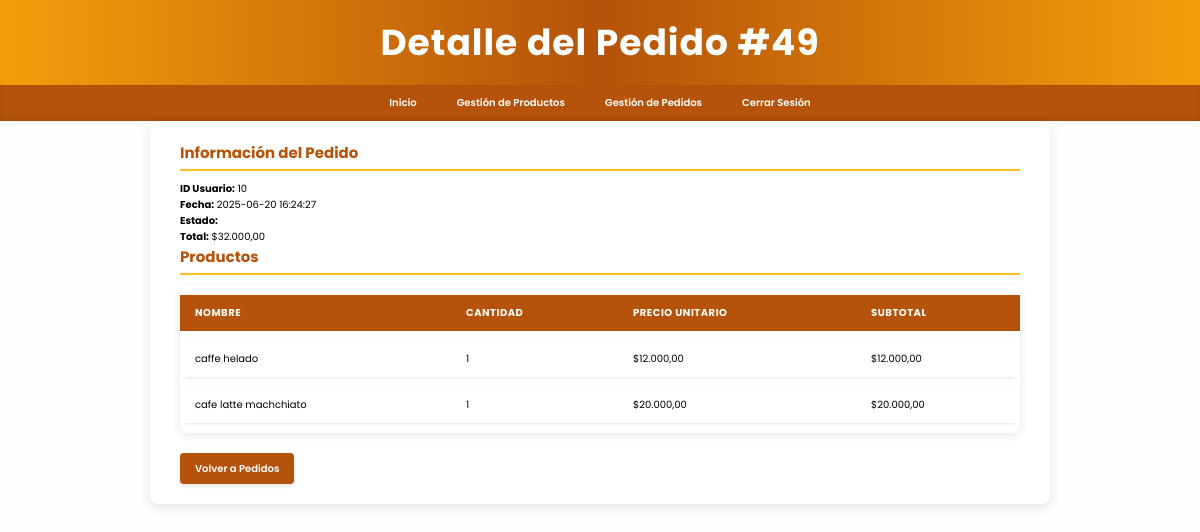
Page /admin/pedido_detalle.php?id=49 (signed in) on the committed database.
### tables this page shows
CREATE TABLE `pedidos` (
  `id` int(11) NOT NULL,
  `usuario_id` int(11) NOT NULL,
  `total` decimal(10,2) NOT NULL,
  `fecha_pedido` timestamp NOT NULL DEFAULT current_timestamp(),
  `estado` enum('pendiente','enviado','entregado') DEFAULT 'pendiente',
  `fecha` datetime DEFAULT current_timestamp()
);

CREATE TABLE `detalle_pedidos` (
  `id` int(11) NOT NULL,
  `pedido_id` int(11) NOT NULL,
  `producto_id` int(11) NOT NULL,
  `cantidad` int(11) NOT NULL,
  `precio_unitario` decimal(10,2) NOT NULL
);

CREATE TABLE `productos` (
  `id` int(11) NOT NULL,
  `nombre` varchar(100) NOT NULL,
  `descripcion` text NOT NULL,
  `precio` decimal(10,2) NOT NULL,
  `imagen` varchar(255) NOT NULL,
  `stock` int(11) NOT NULL,
  `fecha_agregado` timestamp NOT NULL DEFAULT current_timestamp(),
  `categoria_id` int(10) UNSIGNED DEFAULT NULL,
  `categoria` varchar(255) NOT NULL DEFAULT '',
  `descuento` int(11) DEFAULT 0
);

### admin/pedido_detalle.php (the view, shortened to what this page needs)
<?php
require '../conexion.php';
$id = $_GET['id'] ?? '';
$stmt = $conexion->prepare("SELECT * FROM pedidos WHERE id = ?");
$stmt->bind_param("i", $id);
$stmt->execute();
$resultado = $stmt->get_result();
$pedido = $resultado->fetch_assoc();
$stmt = $conexion->prepare("SELECT p.nombre, dp.cantidad, dp.precio_unitario FROM detalle_pedidos dp JOIN productos p ON dp.producto_id = p.id WHERE dp.pedido_id = ?");
$stmt->bind_param("i", $id);
$stmt->execute();
$resultado = $stmt->get_result();
$detalles = $resultado->fetch_all(MYSQLI_ASSOC);
?>
<!DOCTYPE html>
<html lang="es">
<head>
    <link rel="stylesheet" href="../style.css" />
</head>
<body>
    <header>
        <h1>Detalle del Pedido #<?php echo $pedido['id']; ?></h1>
    </header>
    <nav>
        <a href="index.php">Inicio</a>
        <a href="productos.php">Gestión de Productos</a>
        <a href="pedidos.php">Gestión de Pedidos</a>
        <a href="../LOGIN/logout.php">Cerrar Sesión</a>
    </nav>
    <main>
        <h2>Información del Pedido</h2>
        <p><strong>ID Usuario:</strong> <?php echo $pedido['usuario_id']; ?></p>
        <p><strong>Fecha:</strong> <?php echo isset($pedido['fecha']) ? $pedido['fecha'] : (isset($pedido['created_at']) ? $pedido['created_at'] : 'N/A'); ?></p>
        <p><strong>Estado:</strong> <?php echo htmlspecialchars($pedido['estado'], ENT_QUOTES); ?></p>
        <p><strong>Total:</strong> $<?php echo number_format($pedido['total'], 2, ',', '.'); ?></p>
        <h2>Productos</h2>
        <table>
            <thead>
                <tr>
                    <th>Nombre</th>
                    <th>Cantidad</th>
                    <th>Precio Unitario</th>
                    <th>Subtotal</th>
                </tr>
            </thead>
            <tbody>
                <?php foreach ($detalles as $detalle): ?>
                <tr>
                    <td><?php echo htmlspecialchars($detalle['nombre'], ENT_QUOTES); ?></td>
                    <td><?php echo $detalle['cantidad']; ?></td>
                    <td>$<?php echo number_format($detalle['precio_unitario'], 2, ',', '.'); ?></td>
                    <td>$<?php echo number_format($detalle['cantidad'] * $detalle['precio_unitario'], 2, ',', '.'); ?></td>
                </tr>
                <?php endforeach; ?>
            </tbody>
        </table>
        <a href="pedidos.php" class="button">Volver a Pedidos</a>
    </main>
</body>
</html>

### style.css (style rules this page uses)
:root { --primary-color: #c7a17a; --background-color: #f9f5f0; --dark-color: #151515; }
html { font-size: 62.5%; font-family: 'Poppins', sans-serif; }
* { margin: 0; padding: 0; box-sizing: border-box; }

### admin/pedido_detalle.php (style rules this page uses)
body { font-family: 'Poppins', sans-serif; background-color: #fefefe; margin: 0; padding: 0; }
header { background: linear-gradient(to right, #f59e0b, #b45309, #f59e0b); color: white; padding: 1.5rem; text-align: center; font-weight: 700; font-size: 1.8rem; letter-spacing: 1px; box-shadow: 0 2px 6px rgba(0,0,0,0.15); }
nav { background-color: #b45309; display: flex; justify-content: center; box-shadow: inset 0 -2px 4px rgba(0,0,0,0.1); }
nav a { color: white; padding: 1rem 2rem; text-decoration: none; display: block; font-weight: 600; transition: background-color 0.3s ease; }
main { padding: 2rem 3rem; max-width: 900px; margin: 0 auto; background-color: #fff; box-shadow: 0 4px 12px rgba(0,0,0,0.1); border-radius: 8px; }
h2 { color: #b45309; font-weight: 700; margin-bottom: 1rem; border-bottom: 2px solid #fbbf24; padding-bottom: 0.5rem; }
table { width: 100%; border-collapse: separate; border-spacing: 0 10px; margin-bottom: 2rem; box-shadow: 0 2px 8px rgba(0,0,0,0.1); border-radius: 8px; overflow: hidden; }
thead tr { background-color: #b45309; color: white; font-weight: 600; text-transform: uppercase; letter-spacing: 0.05em; }
th, td { padding: 1rem 1.5rem; text-align: left; }
tbody tr { background-color: #fff; box-shadow: 0 1px 3px rgba(0,0,0,0.1); border-radius: 8px; transition: background-color 0.3s ease; }
a.button { background-color: #b45309; color: white; padding: 0.75rem 1.5rem; text-decoration: none; border-radius: 0.375rem; font-weight: 600; box-shadow: 0 2px 4px rgba(0,0,0,0.1); transition: background-color 0.3s ease; display: inline-block; }

### rows in the picture
pedidos: id "49", usuario "10", fecha "2025-06-20 16:24:27", total "32.000,00"
detalle_pedidos: producto.nombre "caffe helado", cantidad "1", precio_unitario "12.000,00", $detalle['cantidad'] * $detalle['precio_unitario'] "12.000,00"
detalle_pedidos: producto.nombre "cafe latte machchiato", cantidad "1", precio_unitario "20.000,00", $detalle['cantidad'] * $detalle['precio_unitario'] "20.000,00"
